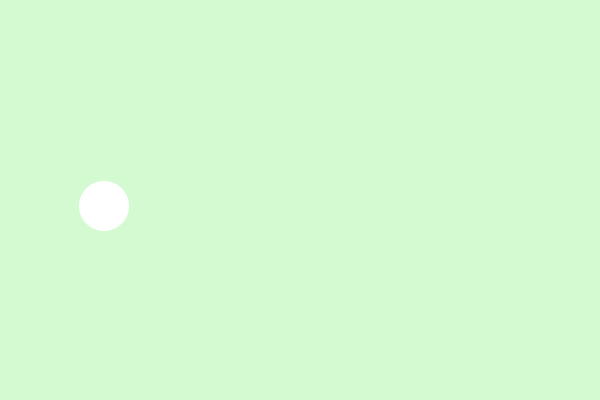
Frame 1 (no input)
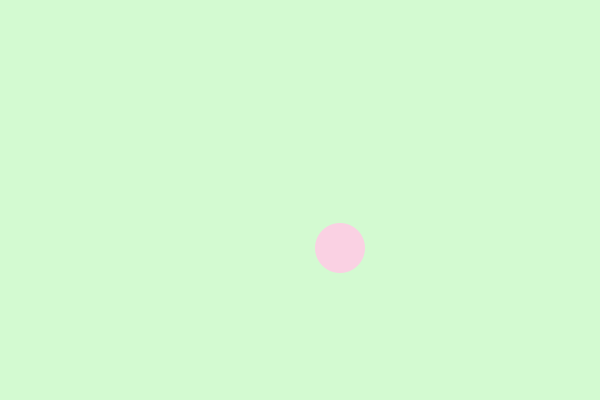
Frame 60 (the mouse pressed at the canvas centre just before this capture)
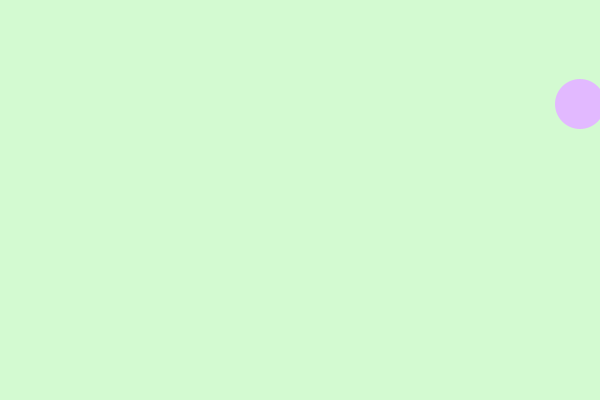
Frame 120 (the mouse held since frame 60 and released just before this capture)

The Processing sketch that drew these frames (run headless with seeded random() and noise(); from frame 60 on, the mouse is pressed at the canvas centre):

// Processing sketch: processing_187045
// ── processing_187045.pde

float circle_x = 100;
float circle_y = 200;
float circle_speed_x = 4;
float circle_speed_y = 6;
void setup() {
  size(600, 400);
}
void draw() {
  noStroke();
  background(211, 250, 209);
   
  circle_x = circle_x + circle_speed_x;
  circle_y = circle_y + circle_speed_y;

  ellipse(circle_x, circle_y, 50, 50);
 
  if (circle_x > width) {
    circle_speed_x = circle_speed_x * -1;
    noStroke();
    fill(185, 229, 255);

  }
  if (circle_x < 0) {
    circle_speed_x = circle_speed_x * -1;
    noStroke();
    fill(254, 255, 224);
  }
  if (circle_y > height) {
    circle_speed_y = circle_speed_y * -1;
    noStroke();
    fill(250, 209, 227);
  }
  if (circle_y < 0) {
    circle_speed_y = circle_speed_y * -1;
    noStroke();
    fill(226, 185, 255);
  }
}
